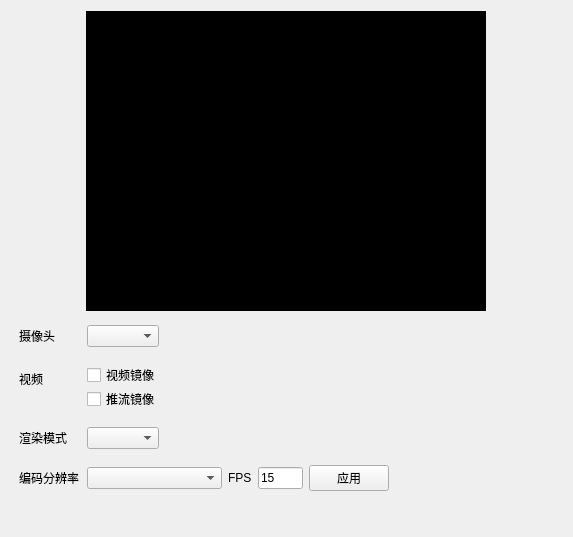
<?xml version="1.0" encoding="UTF-8"?>
<ui version="4.0">
 <class>VideoSettingWidget</class>
 <widget class="QWidget" name="VideoSettingWidget">
  <property name="geometry">
   <rect>
    <x>0</x>
    <y>0</y>
    <width>573</width>
    <height>537</height>
   </rect>
  </property>
  <property name="windowTitle">
   <string>视频设置</string>
  </property>
  <layout class="QVBoxLayout" name="verticalLayout_2">
   <item alignment="Qt::AlignHCenter">
    <widget class="QWidget" name="cameraPreview" native="true">
     <property name="sizePolicy">
      <sizepolicy hsizetype="Fixed" vsizetype="Fixed">
       <horstretch>0</horstretch>
       <verstretch>0</verstretch>
      </sizepolicy>
     </property>
     <property name="minimumSize">
      <size>
       <width>400</width>
       <height>300</height>
      </size>
     </property>
     <property name="styleSheet">
      <string notr="true">background-color: black;</string>
     </property>
    </widget>
   </item>
   <item>
    <layout class="QFormLayout" name="formLayout">
     <property name="fieldGrowthPolicy">
      <enum>QFormLayout::FieldsStayAtSizeHint</enum>
     </property>
     <property name="horizontalSpacing">
      <number>8</number>
     </property>
     <property name="verticalSpacing">
      <number>16</number>
     </property>
     <property name="leftMargin">
      <number>8</number>
     </property>
     <property name="topMargin">
      <number>8</number>
     </property>
     <property name="rightMargin">
      <number>8</number>
     </property>
     <property name="bottomMargin">
      <number>8</number>
     </property>
     <item row="0" column="0">
      <widget class="QLabel" name="label">
       <property name="text">
        <string>摄像头</string>
       </property>
       <property name="alignment">
        <set>Qt::AlignRight|Qt::AlignTrailing|Qt::AlignVCenter</set>
       </property>
      </widget>
     </item>
     <item row="0" column="1">
      <widget class="QComboBox" name="cameraDevices">
       <property name="sizePolicy">
        <sizepolicy hsizetype="Expanding" vsizetype="Fixed">
         <horstretch>0</horstretch>
         <verstretch>0</verstretch>
        </sizepolicy>
       </property>
      </widget>
     </item>
     <item row="1" column="0">
      <widget class="QLabel" name="label_2">
       <property name="text">
        <string>视频</string>
       </property>
       <property name="alignment">
        <set>Qt::AlignRight|Qt::AlignTrailing|Qt::AlignVCenter</set>
       </property>
      </widget>
     </item>
     <item row="1" column="1">
      <layout class="QVBoxLayout" name="verticalLayout">
       <item>
        <widget class="QCheckBox" name="previewVideoMirror">
         <property name="text">
          <string>视频镜像</string>
         </property>
        </widget>
       </item>
       <item>
        <widget class="QCheckBox" name="pubVideoMirror">
         <property name="text">
          <string>推流镜像</string>
         </property>
        </widget>
       </item>
      </layout>
     </item>
     <item row="2" column="0">
      <widget class="QLabel" name="label_3">
       <property name="text">
        <string>渲染模式</string>
       </property>
       <property name="alignment">
        <set>Qt::AlignRight|Qt::AlignTrailing|Qt::AlignVCenter</set>
       </property>
      </widget>
     </item>
     <item row="2" column="1">
      <widget class="QComboBox" name="renderMode">
       <property name="sizePolicy">
        <sizepolicy hsizetype="Preferred" vsizetype="Fixed">
         <horstretch>0</horstretch>
         <verstretch>0</verstretch>
        </sizepolicy>
       </property>
      </widget>
     </item>
     <item row="3" column="0">
      <widget class="QLabel" name="label_4">
       <property name="text">
        <string>编码分辨率</string>
       </property>
       <property name="alignment">
        <set>Qt::AlignRight|Qt::AlignTrailing|Qt::AlignVCenter</set>
       </property>
      </widget>
     </item>
     <item row="3" column="1">
      <layout class="QHBoxLayout" name="horizontalLayout" stretch="3,0,1,0">
       <property name="spacing">
        <number>6</number>
       </property>
       <item>
        <widget class="QComboBox" name="videoEncoderDimensions">
         <property name="sizePolicy">
          <sizepolicy hsizetype="Preferred" vsizetype="Fixed">
           <horstretch>0</horstretch>
           <verstretch>0</verstretch>
          </sizepolicy>
         </property>
        </widget>
       </item>
       <item>
        <widget class="QLabel" name="label_5">
         <property name="text">
          <string>FPS</string>
         </property>
        </widget>
       </item>
       <item>
        <widget class="QLineEdit" name="videoEncoderFps">
         <property name="inputMethodHints">
          <set>Qt::ImhPreferNumbers</set>
         </property>
         <property name="text">
          <string>15</string>
         </property>
        </widget>
       </item>
       <item>
        <widget class="QPushButton" name="applyConfigButton">
         <property name="text">
          <string>应用</string>
         </property>
        </widget>
       </item>
      </layout>
     </item>
    </layout>
   </item>
  </layout>
 </widget>
 <tabstops>
  <tabstop>cameraDevices</tabstop>
  <tabstop>previewVideoMirror</tabstop>
  <tabstop>pubVideoMirror</tabstop>
  <tabstop>renderMode</tabstop>
  <tabstop>videoEncoderDimensions</tabstop>
  <tabstop>videoEncoderFps</tabstop>
  <tabstop>applyConfigButton</tabstop>
 </tabstops>
 <resources/>
 <connections/>
</ui>
